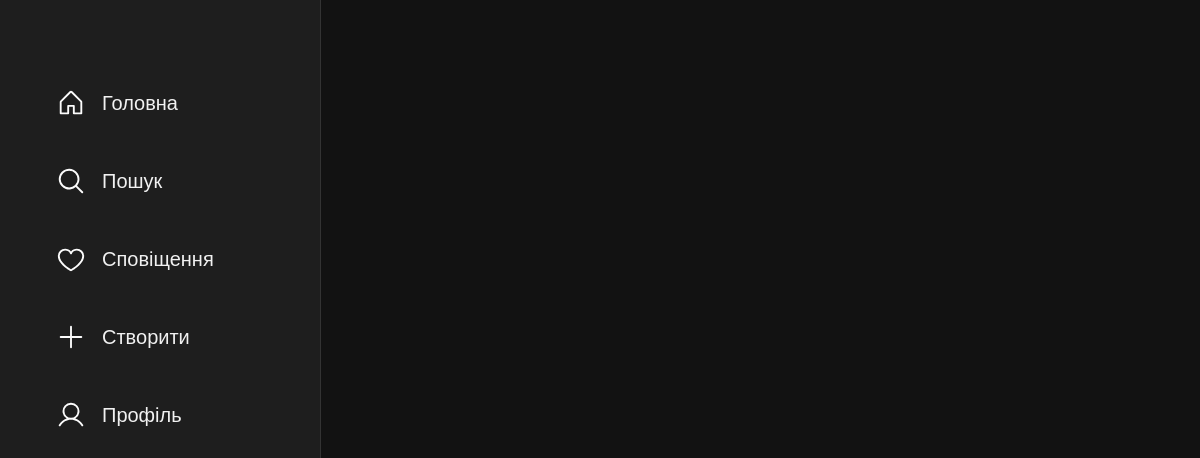
Before: /posts/ (signed in) with the older database file.
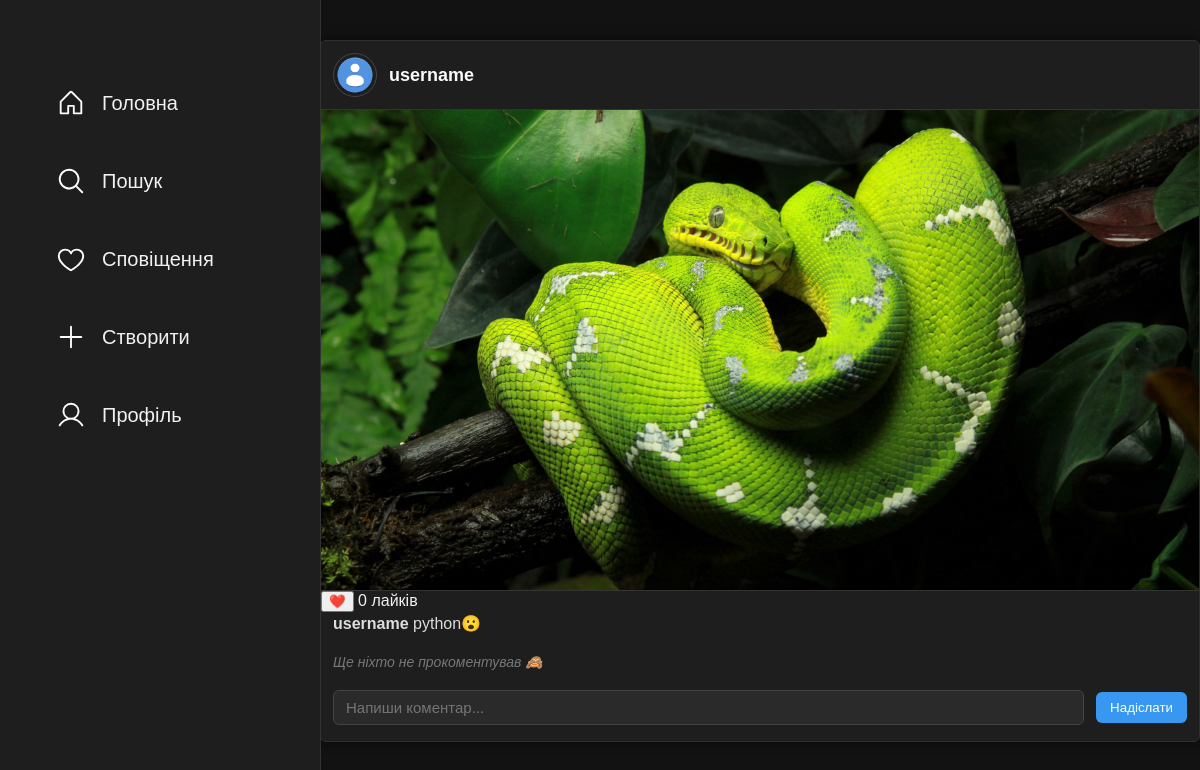
After: the same page with the newer database file.
### post/models.py (models this page shows, shortened)
class Post(models.Model):
    author = models.ForeignKey(settings.AUTH_USER_MODEL, on_delete=models.CASCADE,related_name='posts')
    created_at = models.DateField(auto_now_add=True)
    updated_at = models.DateField(auto_now=True)
    caption = models.CharField(max_length=500)

class Image(models.Model):
    image = models.ImageField(upload_to='posts/')
    post = models.ForeignKey('Post', on_delete=models.CASCADE, related_name="images")

### accounts/models.py (models this page shows, shortened)
class User(AbstractBaseUser, PermissionsMixin):
    username = models.CharField(max_length=150, unique=True,)
    email = models.EmailField(unique=True)
    full_name = models.CharField(max_length=200, blank=True)
    password = models.CharField(max_length=100,)
    is_staff = models.BooleanField(default=False)
    is_active = models.BooleanField(default=True)
    date_joined = models.DateTimeField(default=timezone.now)
    groups = models.ManyToManyField(
        'auth.Group',
        related_name='custom_user_groups',
        blank=True,
        help_text="The groups this user belongs to.",
        verbose_name="groups",
    )
    user_permissions = models.ManyToManyField(
        'auth.Permission',
        related_name='custom_user_permissions',
        blank=True,
        help_text="Specific permissions for this user.",
        verbose_name="user permissions",
    )
    USERNAME_FIELD = "email"
    REQUIRED_FIELDS = ['username']
    objects = CustomUserManager()

### post/views.py (the view)
# urls.py: path('',views.home_view,name='home'),
@login_required
def home_view(request):
    posts = Post.objects.all().prefetch_related('images', 'comments', 'post_tags')
    if request.method == 'POST':
        comment_form = CommentForm(request.POST)
        if comment_form.is_valid():
            post_id = request.POST.get('post_id')
            post = get_object_or_404(Post, id=post_id)
            comment = comment_form.save(commit=False)
            comment.user = request.user
            comment.post = post
            comment.save()
            return redirect('post:home')
    else:
        comment_form = CommentForm()
    return render(request, 'post/home.html', {
        'posts': posts,
        'comment_form': comment_form,
    })

### post/forms.py
class CommentForm(forms.ModelForm):
    class Meta:
        model = Comment
        fields = ['content']
        widgets = {
            'content': forms.TextInput(attrs={
                'placeholder': 'Напиши коментар...',
                'class': 'comment-input',
            })
        }

### post/templates/post/home.html (shortened to what this page needs)
{% load static %}
<!DOCTYPE html>
<html lang="uk">
<head>
  <link rel="stylesheet" href="{% static 'styles_home.css' %}">
</head>
<body>
  <div class="sidebar">
    <ul>
      <li><a href="{% url 'post:home' %}"><img src="{% static 'img/home.svg' %}" alt="home"> Головна</a></li>
      <li><a href="{% url 'post:create_post' %}"><img src="{% static 'img/search.svg' %}" alt="search"> Пошук</a></li>
      <li><a href="{% url 'post:create_post' %}"><img src="{% static 'img/notify.svg' %}" alt="notify"> Сповіщення</a></li>
      <li><a href="{% url 'post:create_post' %}"><img src="{% static 'img/plus.svg' %}" alt="create"> Створити</a></li>
      <li><a href="{% url 'user:profile' request.user.username %}"><img src="{% static 'img/user.svg' %}" alt="profile"> Профіль</a></li>
    </ul>
  </div>
  <div class="feed-container">
    {% for post in posts %}
      <div class="post-card">
        <div class="post-header">
          <img src="{% static 'img/default_avatar.png' %}" class="avatar" alt="avatar">
          <span class="username">{{ post.author.username }}</span>
        </div>
        {% if post.images.all %}
        <div class="post-images">
          {% for image in post.images.all %}
            <img src="{{ image.image.url }}" class="post-image" alt="post image">
          {% endfor %}
        </div>
        {% endif %}
        <div id="like-container-{{ post.id }}">
  <button type="button" data-url="{% url 'post:like_post_ajax' post.id %}" id="like-btn-{{ post.id }}">
  {% if post.is_liked  %}
      ❤
    {% else %}
      ❤️
    {% endif %}
  </button>
  <span id="like-count-{{ post.id }}">{{ post.likes.count }}</span> лайків
</div>
        <div class="caption">
          <strong>{{ post.author.username }}</strong> {{ post.caption }}
        </div>
        <div class="comments">
          {% for comment in post.comments.all %}
            <div class="comment">
              <strong>{{ comment.user.username }}</strong>: {{ comment.content }}
            </div>
          {% empty %}
            <div class="comment-empty">Ще ніхто не прокоментував 🙈</div>
          {% endfor %}
        </div>
        <form method="POST" class="comment-form">
          {{ comment_form.content }}
          <button type="submit" class="comment-submit">Надіслати</button>
        </form>
      </div>
    {% endfor %}
  </div>
</body>
</html>

Changed rows visible on the page:
added Post: author.username "username", likes.count "0", caption "python😮"
added Image: image (picture)
